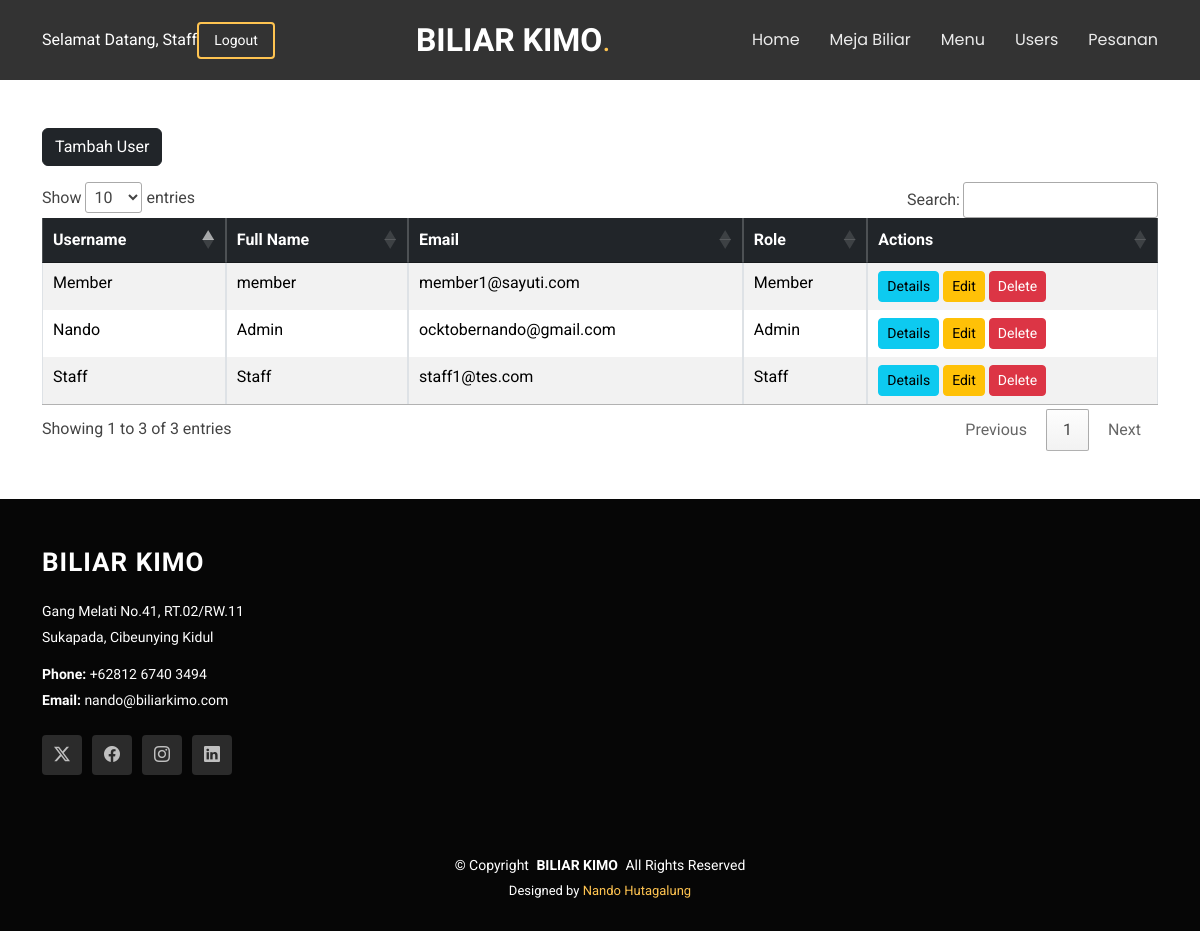
The page /users/ (signed in) on the database as committed earlier.
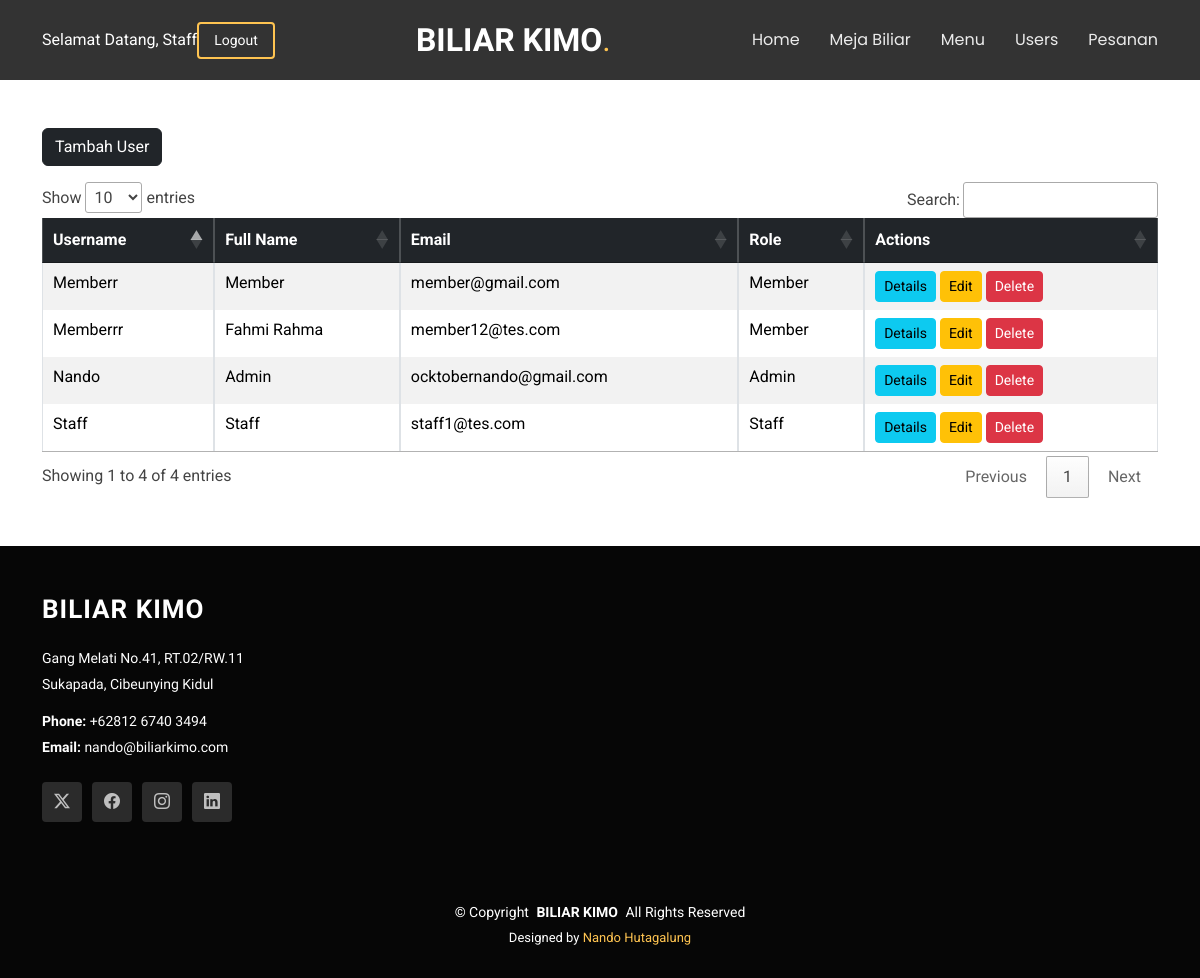
The same page on the database as committed later.
### users/models.py (models this page shows, shortened)
class User(AbstractUser):
    ROLES = [
        ('admin', 'Admin'),
        ('staff', 'Staff'),
        ('member', 'Member'),
    ]
    email = models.EmailField(unique=True)
    role = models.CharField(max_length=20, choices=ROLES, default='viewer')

### users/views.py (the view)
# urls.py: path('', views.user_list, name='user_list'),  # This is the user list page
@login_required
def user_list(request):
    try:
        if request.user.role not in ['admin', 'staff']:
            messages.error(request, "Access denied. You must be an admin to access this page.")
            return redirect('profile_update', id=request.user.id)
        users = User.objects.all()
        return render(request, 'users/user_list.html', {'users': users})
    except Exception as e:
        messages.error(request, f"An error occurred while loading the user list: {str(e)}")
    return redirect('profile_update', id=request.user.id)

### users/templates/users/user_list.html (shortened to what this page needs)
{% extends 'projekan_akhir/base.html' %}
{% block content %}
    <div class="container my-5">
       <a class="btn btn-dark mb-3" href="{% url 'create_user' %}">Tambah User</a>
        <table id="userTable" class="table table-bordered table-striped table-responsive">
            <thead class="table-dark">
                <tr>
                    <th>Username</th>
                    <th>Full Name</th>
                    <th>Email</th>
                    <th>Role</th>
                    <th>Actions</th>
                </tr>
            </thead>
            <tbody>
                {% for user in users %}
                <tr>
                    <td>{{ user.username }}</td>
                    <td>{{ user.get_full_name }}</td>
                    <td>{{ user.email }}</td>
                    <td>{{ user.get_role_display }}</td>
                    <td>
                        <a href="{% url 'user_detail' user.id %}" class="btn btn-info btn-sm">Details</a>
                        <a href="{% url 'profile_update' user.id %}" class="btn btn-warning btn-sm">Edit</a>
                        <a href="{% url 'user_delete' user.id %}" class="btn btn-danger btn-sm">Delete</a>
                    </td>
                </tr>
                {% endfor %}
            </tbody>
        </table>
    </div>
{% endblock content %}

### projekan_akhir/templates/projekan_akhir/base.html (shortened to what this page needs)
<!DOCTYPE html>
<html lang="en">
<head>
  {% load static %}
  {% load filters %}
  <link href="{% static 'vendor/bootstrap/css/bootstrap.min.css' %}" rel="stylesheet">
  <link href="{% static 'vendor/bootstrap-icons/bootstrap-icons.css' %}" rel="stylesheet">
  <link href="{% static 'vendor/aos/aos.css' %}" rel="stylesheet">
  <link href="{% static 'vendor/swiper/swiper-bundle.min.css' %}" rel="stylesheet">
  <link href="{% static 'vendor/glightbox/css/glightbox.min.css' %}" rel="stylesheet">
  <link href="https://cdn.datatables.net/1.13.4/css/jquery.dataTables.min.css" rel="stylesheet">
  <link href="{% static 'css/main.css' %}" rel="stylesheet">
</head>
<body class="portfolio-details-page">
  <header id="header" class="header d-flex align-items-center position-relative">
    <div class="container-fluid container-xl position-relative d-flex align-items-center justify-content-between">
      <a href="index.html" class="logo d-flex align-items-center me-auto me-lg-0">
        <h1 class="sitename">BILIAR KIMO</h1>
        <span>.</span>
      </a>
      <nav id="navmenu" class="navmenu">
        <ul>
          <li><a href="/dashboard">Home<br></a></li>
          <li><a href="/meja_biliar">Meja Biliar</a></li>
          <li><a href="/menu">Menu</a></li>
          <li><a href="/users">Users</a></li>
          <li><a href="/pesanan">Pesanan</a></li>
        </ul>
      </nav>
      <div class="d-flex justify-content-between align-items-center">
        <a class="text-white">Selamat Datang, {{ user.username }}</a>
        <a class="btn-getstarted" href="{% url 'logout' %}">Logout</a>
    </div>
    </div>
  </header>
  {% block content %}
  {% endblock %}
 {% include 'projekan_akhir/footer.html' %}
</body>
</html>

### projekan_akhir/templates/projekan_akhir/footer.html
  <footer id="footer" class="footer dark-background">
    <div class="footer-top">
      <div class="container">
        <div class="row gy-4">
          <div class="col-lg-4 col-md-6 footer-about">
            <a href="index.html" class="logo d-flex align-items-center">
              <span class="sitename">BILIAR KIMO</span>
            </a>
            <div class="footer-contact pt-3">
              <p>Gang Melati No.41, RT.02/RW.11</p>
              <p>Sukapada, Cibeunying Kidul</p>
              <p class="mt-3"><strong>Phone:</strong> <span>+62812 6740 3494</span></p>
              <p><strong>Email:</strong> <span>nando@biliarkimo.com</span></p>
            </div>
            <div class="social-links d-flex mt-4">
              <a href=""><i class="bi bi-twitter-x"></i></a>
              <a href=""><i class="bi bi-facebook"></i></a>
              <a href=""><i class="bi bi-instagram"></i></a>
              <a href=""><i class="bi bi-linkedin"></i></a>
            </div>
          </div>
        </div>
      </div>
    </div>
    <div class="copyright">
      <div class="container text-center">
        <p>© <span>Copyright</span> <strong class="px-1 sitename">BILIAR KIMO</strong> <span>All Rights Reserved</span></p>
        <div class="credits">
          Designed by <a href="#">Nando Hutagalung</a>
        </div>
      </div>
    </div>
  </footer>

### projekan_akhir/static/css/main.css (style rules this page uses)
:root { --default-font: "Roboto", system-ui, -apple-system, "Segoe UI", Roboto, "Helvetica Neue", Arial, "Noto Sans", "Liberation Sans", sans-serif, "Apple Color Emoji", "Segoe UI Emoji", "Segoe UI Symbol", "Noto Color Emoji"; --heading-font: "Raleway", sans-serif; --nav-font: "Poppins", sans-serif; }
:root { --background-color: #ffffff; --default-color: #444444; --heading-color: #151515; --accent-color: #ffc451; --surface-color: #ffffff; --contrast-color: #312f2f; }
:root { --nav-color: rgba(255, 255, 255, 0.905); --nav-hover-color: #ffc451; --nav-mobile-background-color: #ffffff; --nav-dropdown-background-color: #ffffff; --nav-dropdown-color: #212529; --nav-dropdown-hover-color: #ffc451; }
.dark-background { --background-color: #060606; --default-color: #ffffff; --heading-color: #ffffff; --surface-color: #252525; --contrast-color: #2a2727; }
:root { scroll-behavior: smooth; }
body { color: var(--default-color); background-color: var(--background-color); font-family: var(--default-font); }
a { color: var(--accent-color); text-decoration: none; transition: 0.3s; }
h1, h2, h3, h4, h5, h6 { color: var(--heading-color); font-family: var(--heading-font); }
.header { --background-color: rgba(0, 0, 0, 0.8); --heading-color: #ffffff; --contrast-color: #ffffff; color: var(--default-color); background-color: var(--background-color); padding: 10px 0; transition: all 0.5s; z-index: 997; }
.header .logo { line-height: 1; }
.header .logo h1 { font-size: 32px; margin: 0; font-weight: 700; color: var(--heading-color); }
.header .logo span { color: var(--accent-color); font-size: 32px; }
.header .btn-getstarted, .header .btn-getstarted:focus { color: var(--contrast-color); font-size: 14px; padding: 8px 30px; margin: 0 0 0 30px; border-radius: 4px; transition: 0.3s; border: 2px solid var(--accent-color); }
@media (max-width: 1200px) { .header .logo { order: 1; } }
@media (max-width: 1200px) { .header .btn-getstarted { order: 2; margin: 0 15px 0 0; padding: 6px 15px; } }
@media (max-width: 1200px) { .header .navmenu { order: 3; } }
@media (min-width: 1200px) { .navmenu { padding: 0; } }
@media (min-width: 1200px) { .navmenu ul { margin: 0; padding: 0; display: flex; list-style: none; align-items: center; } }
@media (min-width: 1200px) { .navmenu li { position: relative; } }
@media (min-width: 1200px) { .navmenu a, .navmenu a:focus { color: var(--nav-color); padding: 18px 15px; font-size: 16px; font-family: var(--nav-font); font-weight: 400; display: flex; align-items: center; justify-content: space-between; white-space: nowrap; transition: 0.3s; } }
@media (min-width: 1200px) { .navmenu li:last-child a { padding-right: 0; } }
.footer { color: var(--default-color); background-color: var(--background-color); font-size: 14px; position: relative; }
.footer .footer-top { padding: 50px 0; background-color: color-mix(in srgb, var(--footer-background-color) 90%, white 10%); }
.footer .footer-about .logo { line-height: 1; margin-bottom: 10px; }
.footer .footer-about .logo span { font-size: 26px; font-weight: 700; letter-spacing: 1px; font-family: var(--heading-font); color: var(--heading-color); }
.footer .footer-about p { font-size: 14px; font-family: var(--heading-font); }
.footer .social-links a { color: color-mix(in srgb, var(--default-color), transparent 30%); background-color: color-mix(in srgb, var(--default-color) 5%, white 10%); display: flex; align-items: center; justify-content: center; width: 40px; height: 40px; border-radius: 4px; font-size: 16px; margin-right: 10px; transition: 0.3s; }
.footer .footer-contact p { margin-bottom: 5px; }
.footer .copyright { padding: 30px 0; }
.footer .copyright p { margin-bottom: 0; }
.footer .credits { margin-top: 5px; font-size: 13px; }

Rows that differ between the two databases and show on the page:
removed User: username "Member", get_full_name "member", email "member1@sayuti.com", role "Member"
added User: username "Memberr", get_full_name "Member", email "member@gmail.com", role "Member"
added User: username "Memberrr", get_full_name "Fahmi Rahma", email "member12@tes.com", role "Member"
Other text that changed with them:
text written by a page script: "Show entries Search: Showing 1 to 3 of 3 entries Previous 1 Next" → "Show entries Search: Showing 1 to 4 of 4 entries Previous 1 Next"
